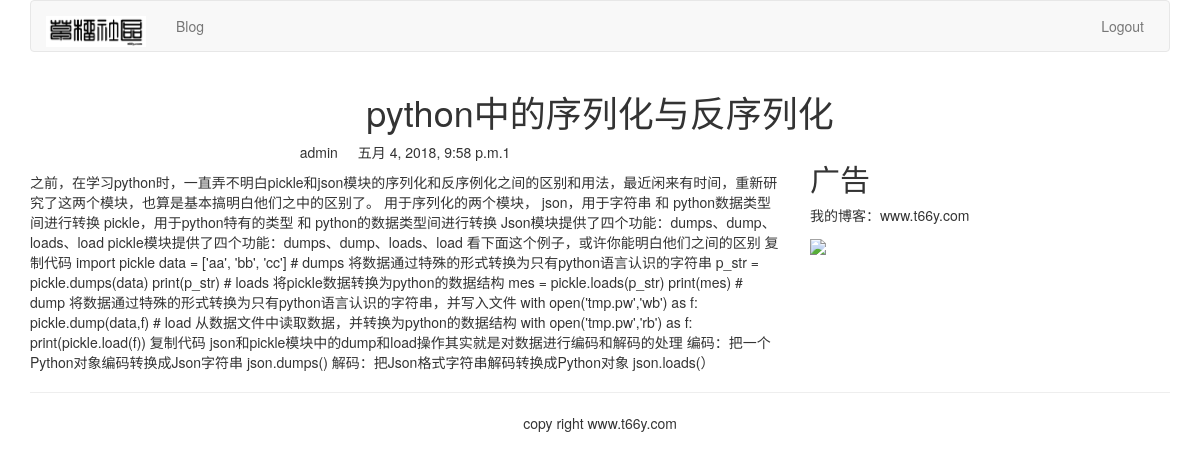
Page /blog/1/ on the committed database.
### blog/models.py (models this page shows, shortened)
class BlogArticles(models.Model):
    title = models.CharField(max_length=300)
    author = models.ForeignKey(User,related_name='blog_posts')
    body = models.TextField()
    publish = models.DateTimeField(default=timezone.now)
    class Meta:
        ordering = ('-publish',)

### blog/views.py (the view)
# urls.py: url(r'(?P<article_id>\d)/$',views.blog_article,name="blog_detail"),
def blog_article(request,article_id):
    article = get_object_or_404(BlogArticles,id=article_id)
    pub=article.publish
    return render(request,"blog/content.html",{"article":article,"publish":pub})

### templates/blog/content.html (shortened to what this page needs)
{% extends "base.html" %}
{% block content %}
<div class="row text-center vertical-middle-sm">
	<h1>{{ article.title }}</h1>
</div>
<div class="row">
	<div class="col-xs-12 col-md-8">
		<p class="text-center"><span>{{ article.author.username }}</span><span style="margin-left: 20px">{{ publish }}1</span></p>
		<div>{{ article.body }}</div>
	</div>
	<div class="col-xs-6 col-md-4">
		<h2>广告</h2>
        <p>我的博客：www.t66y.com</p>
        <img width="600px" src="https://timgsa.baidu.com/timg?image&quality=80&size=b9999_10000&sec=1525605640844&di=c3c2649f4d07bb454b249ee022a715d3&imgtype=0&src=http%3A%2F%2Fpic.58pic.com%2F58pic%2F12%2F57%2F16%2F82X58PIC4Ut.jpg">
	</div>
</div>
{% endblock %}

### rows in the picture
BlogArticles: title "python中的序列化与反序列化", author.username "admin", publish "五月 4, 2018, 9:58 p.m.", body "之前，在学习python时，一直弄不明白pickle和json模块的序列化和反序例化之间的区别和用法，最近闲来有时间，重新研究了这两个模块，也算是基本搞明白他们之中的区别了。 用于序列化的两个模块， json，用于字符串 和 python数据类型间进行转换 pickle，用于python特有的类型 和 python的数据类型间进行转换 Json模块提供了四个功能：dumps、dump、loads、load pickle模块提供了四个功能：dumps、dump、loads、load 看下面这个例子，或许你能明白他们之间的区别 复制代码 import pickle data = ['aa', 'bb', 'cc'] # dumps 将数据通过特殊的形式转换为只有python语言认识的字符串 p_str = pickle.dumps(data) print(p_str) # loads 将pickle数据转换为python的数据结构 mes = pickle.loads(p_str) print(mes) # dump 将数据通过特殊的形式转换为只有python语言认识的字符串，并写入文件 with open('tmp.pw','wb') as f: pickle.dump(data,f) # load 从数据文件中读取数据，并转换为python的数据结构 with open('tmp.pw','rb') as f: print(pickle.load(f)) 复制代码 json和pickle模块中的dump和load操作其实就是对数据进行编码和解码的处理…"
